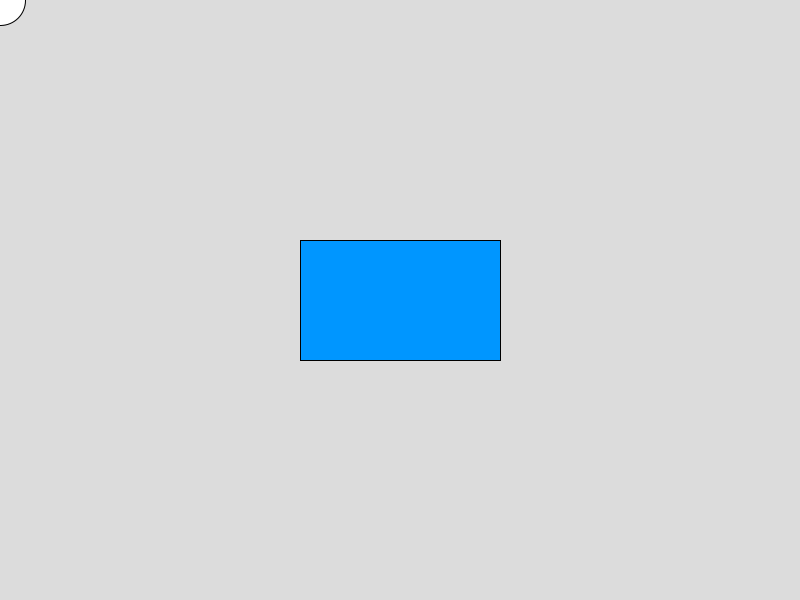
Frame 1 (no input)
Frame 60 (the mouse pressed at the canvas centre just before this capture): identical to frame 1, image omitted
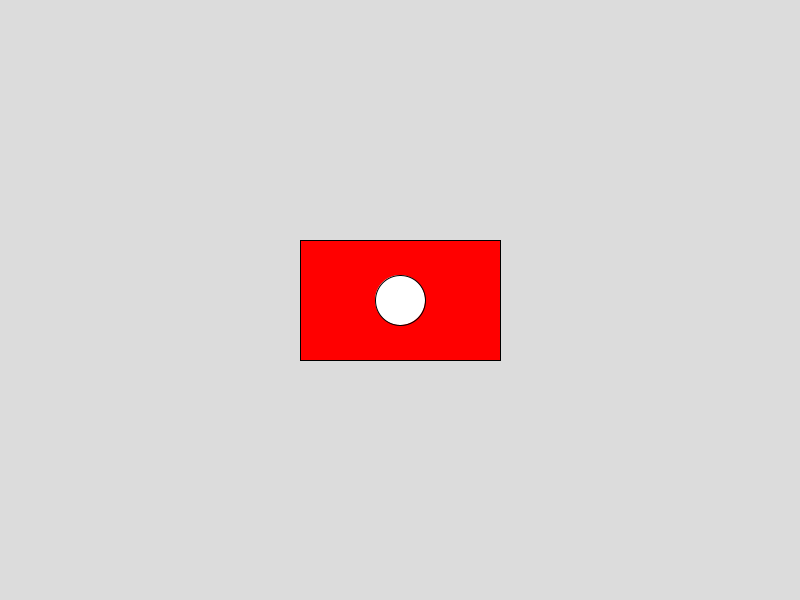
Frame 120 (the mouse held since frame 60 and released just before this capture)

The Processing sketch that drew these frames (run headless with seeded random() and noise(); from frame 60 on, the mouse is pressed at the canvas centre):

// Processing sketch: Colision
// ── Colision.pde
float radio = 25;

float rectX, rectY;
float rectW = 200;
float rectH = 120;

void setup() {
  size(800, 600);

  rectX = width/2 - rectW/2;
  rectY = height/2 - rectH/2;
}

void draw() {
  background(220);

  float cx = mouseX;
  float cy = mouseY;

  boolean colision = detectarColision(cx, cy, radio);

  if (colision) {
    fill(255, 0, 0);
  } else {
    fill(0, 150, 255);
  }

  rect(rectX, rectY, rectW, rectH);

  fill(255);
  ellipse(cx, cy, radio*2, radio*2);
}

boolean detectarColision(float cx, float cy, float r) {

  float cercanoX = constrain(cx, rectX, rectX + rectW);
  float cercanoY = constrain(cy, rectY, rectY + rectH);

  float distancia = dist(cx, cy, cercanoX, cercanoY);

  return distancia <= r;
}
